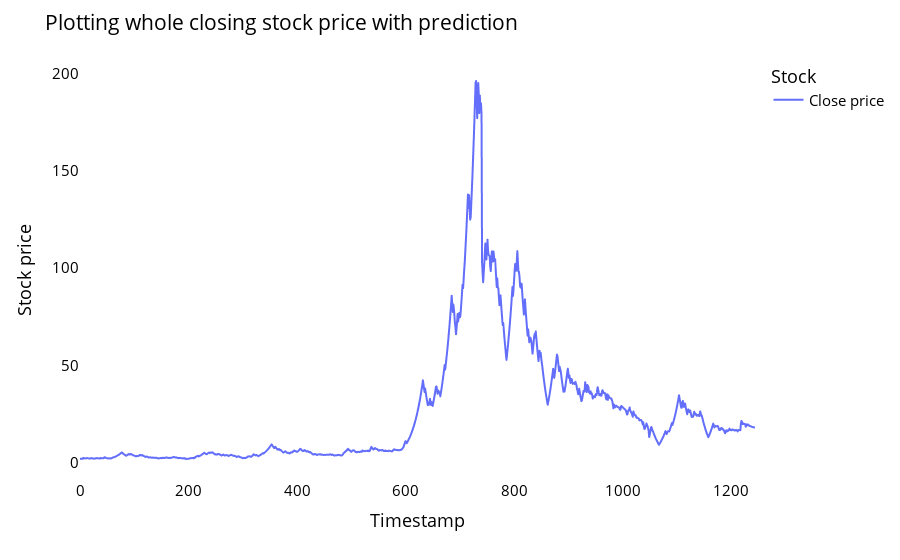

The cell this chart's notebook holds for it:
### Code cell
lstmdf=closedf.tolist()
lstmdf.extend((np.array(lst_output).reshape(-1,1)).tolist())
lstmdf=scaler.inverse_transform(lstmdf).reshape(1,-1).tolist()[0]

names = cycle(['Close price'])

fig = px.line(lstmdf,labels={'value': 'Stock price','index': 'Timestamp'})
fig.update_layout(title_text='Plotting whole closing stock price with prediction',
                  plot_bgcolor='white', font_size=15, font_color='black',legend_title_text='Stock')

fig.for_each_trace(lambda t:  t.update(name = next(names)))

fig.update_xaxes(showgrid=False)
fig.update_yaxes(showgrid=False)
fig.show()

### Figure 1 — Plotly figure (JSON) as saved in the notebook; plotly's stock layout.template omitted (floating-point values rounded to 4 significant figures; data arrays with more than 128 entries replaced by an {"elided": "..."} marker saying what was removed)
{"data": [{"hovertemplate": "variable=0<br>Timestamp=%{x}<br>Stock price=%{y}<extra></extra>", "legendgroup": "0", "line": {"color": "#636efa", "dash": "solid"}, "marker": {"symbol": "circle"}, "mode": "lines", "name": "Close price", "showlegend": true, "type": "scattergl", "x": {"elided": "1245 int values"}, "xaxis": "x", "y": {"elided": "1245 float values"}, "yaxis": "y"}], "layout": {"font": {"color": "black", "size": 15}, "legend": {"title": {"text": "Stock"}, "tracegroupgap": 0}, "margin": {"t": 60}, "plot_bgcolor": "white", "title": {"text": "Plotting whole closing stock price with prediction"}, "xaxis": {"anchor": "y", "domain": [0, 1], "showgrid": false, "title": {"text": "Timestamp"}}, "yaxis": {"anchor": "x", "domain": [0, 1], "showgrid": false, "title": {"text": "Stock price"}}}}
